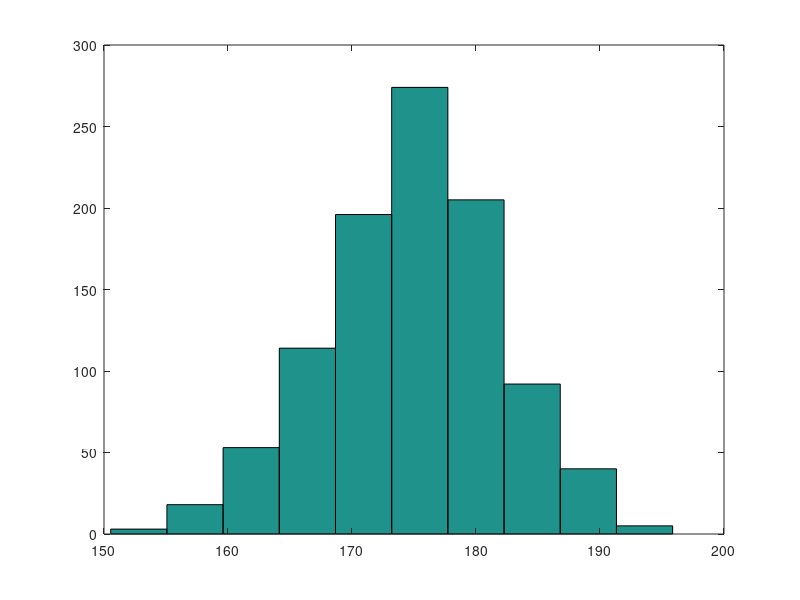
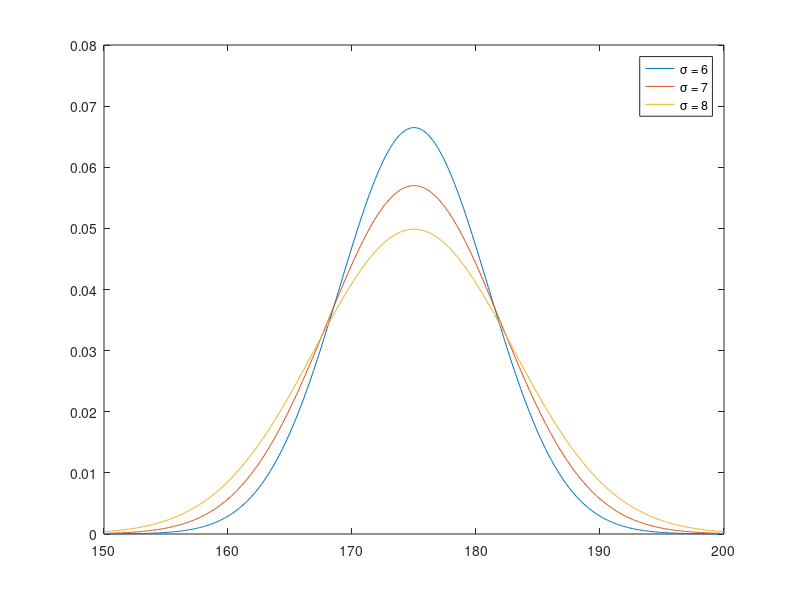

MATLAB code to generate these figures, in order:

pkg load statistics;

N = 1000;
mean = 175;
std_dev = 7;

heights = randn(N, 1);
heights *= std_dev;
heights += mean;

hist(heights);
print("hist", "-dpng");

x = 150:0.1:200;
hold off;
plot(x, normpdf(x, mean, 6), ";\\sigma = 6;");
hold on;
plot(x, normpdf(x, mean, 7), ";\\sigma = 7;");
plot(x, normpdf(x, mean, 8), ";\\sigma = 8;");
print("plot", "-dpng");
